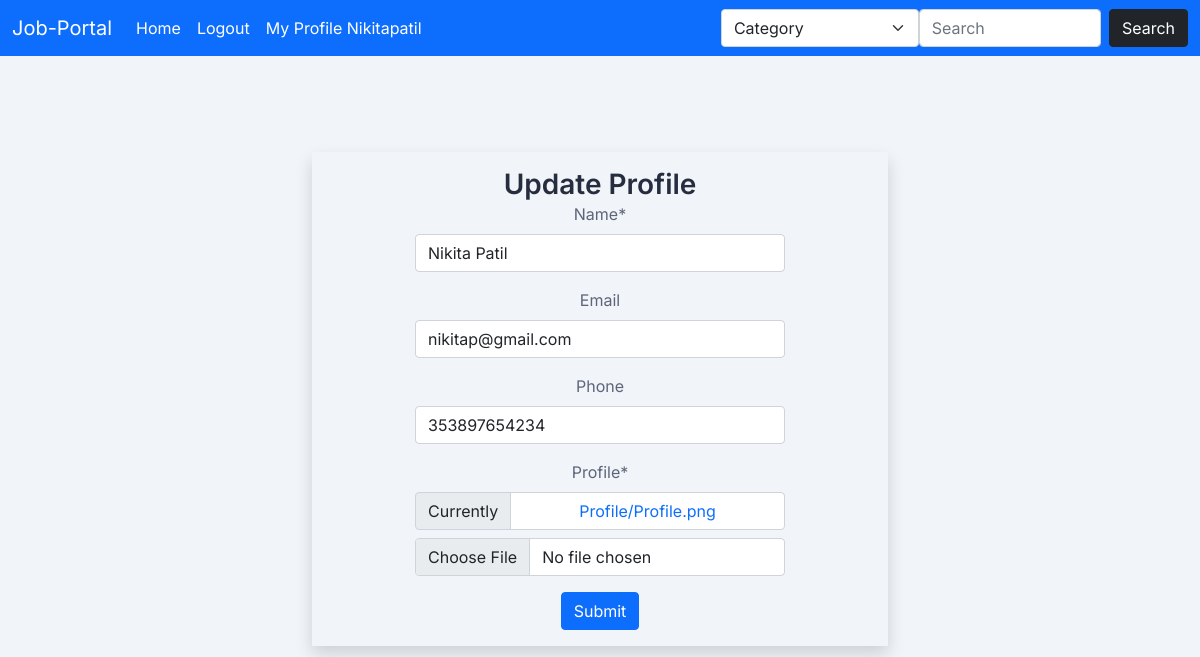
/candidate_profile_update/ (signed in), run on the app's committed database.
### src/models.py (models this page shows, shortened)
class candidate(models.Model):
    user       = models.ForeignKey(User, on_delete=models.CASCADE , related_name='candidate')
    name       = models.CharField(max_length=100)
    email      = models.EmailField( null=True, blank=True, )
    phone      = models.PositiveIntegerField( null=True, blank=True, )
    profile     = models.ImageField(upload_to='Profile/' ,default="default.png" )
    created_at           = models.DateTimeField(auto_now_add=True)
    updated_at           = models.DateTimeField(auto_now=True)

### src/views.py (the view, shortened to what this page needs)
# urls.py: path('candidate_profile_update/', candidate_profile_update, name='candidate_profile_update')
def candidate_profile_update(request):
    get_user = candidate.objects.get(user=request.user)
    form = Candidate_update(instance=get_user)
    return render(request , 'candidate-update.html' , {'form':form})

### src/forms.py
class Candidate_update(forms.ModelForm):
    class Meta:
        model = candidate
        fields = [
            "name" ,
            "email" ,
            "phone" ,
            "profile" ,
        ]

### src/templates/candidate-update.html (shortened to what this page needs)
{% extends "base.html" %}
{% block content %}
{% load crispy_forms_tags %}
<div class="px-4 py-5 my-5 text-center">
    <div class="col-lg-6 mx-auto shadow p-3">
    <h2>Update Profile</h2>
      <div class="d-grid gap-2 d-sm-flex justify-content-sm-center">
        <form method="post" enctype="multipart/form-data">
          {{ form|crispy }}
          <button class="btn btn-primary" type="submit">Submit</button>
        </form>
      </div>
    </div>
  </div>
{% endblock %}

### src/templates/base.html (shortened to what this page needs)
{% load static %}
<!doctype html>
<html lang="en">
  <head>
    <link href="https://cdn.jsdelivr.net/npm/bootstrap@5.1.3/dist/css/bootstrap.min.css" rel="stylesheet">
    <link rel="stylesheet" href="{% static 'assets/css/bootstrap.min.css'   %}" />
    <link rel="stylesheet" href="{% static 'assets/css/LineIcons.css'   %}" />
    <link rel="stylesheet" href="{% static 'assets/css/quill/bubble.css'   %}" />
    <link rel="stylesheet" href="{% static 'assets/css/quill/snow.css'   %}" />
    <link rel="stylesheet" href="{% static 'assets/css/fullcalendar.css'   %}" />
    <link rel="stylesheet" href="{% static 'assets/css/morris.css'   %}" />
    <link rel="stylesheet" href="{% static 'assets/css/vanilla-dataTables.min.css'   %}" />
    <link rel="stylesheet" href="{% static 'assets/css/main.css'   %}" />
  </head>
  <header>
    <nav class="navbar navbar-expand-lg bg-primary">
      <div class="container-fluid">
        <a class="navbar-brand text-white" href="/">Job-Portal</a>
        <div class="collapse navbar-collapse" id="navbarSupportedContent">
          <ul class="navbar-nav me-auto mb-2 mb-lg-0">
            <li class="nav-item">
              <a class="nav-link active text-white" aria-current="page" href="/">Home</a>
            </li>
            {% if user.is_authenticated %}
            <li class="nav-item">
              <a class="nav-link text-white" href="{% url 'src:logout' %}">Logout</a>
            </li>
            <li class="nav-item">
              <a class="nav-link text-white" href="{% url 'src:candidate_profile' %}">My Profile {{user.username|title}}</a>
            </li>
            {% endif %}
          </ul>
          <form class="d-flex" role="search" method="POST">
              <select class="form-select" name="query_type">
                <option value="category">Category</option>
              </select>
            <input class="form-control me-2" type="search" placeholder="Search" aria-label="Search" name="search_key">
            <button class="btn btn-dark" type="submit">Search</button>
          </form>
        </div>
      </div>
    </nav>
  </header>
  <body>
    {% block content %}
    {% endblock %}
  </body>
</html>

### static/assets/css/fullcalendar.css (style rules this page uses)
:root { --fc-daygrid-event-dot-width: 8px; }
:root { --fc-list-event-dot-width: 10px; --fc-list-event-hover-bg-color: #f5f5f5; }

### data on the page
candidate: name "Nikita Patil", email "nikitap@gmail.com", phone "353897654234"

### other printed values
{{ user.username|title }} "Nikitapatil"
